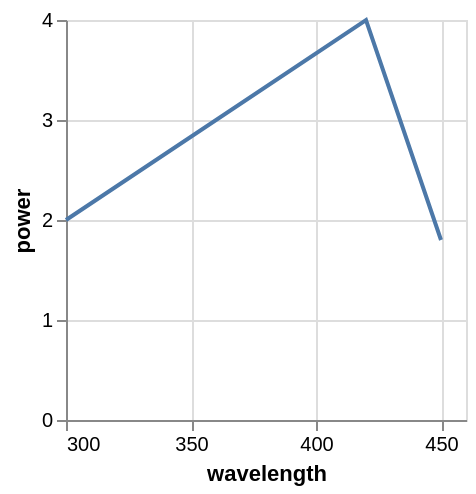

Here is the Vega-Lite specification saved for this chart:
### Vega specification from a JSON file in a GitHub repository (floating-point values rounded to 4 significant figures)
{"$schema": "https://vega.github.io/schema/vega/v5.json", "autosize": "pad", "padding": 5, "width": 200, "height": 200, "style": "cell", "data": [{"name": "source_0", "values": [{"wavelength": 250, "power": 1}, {"wavelength": 300, "power": 2}, {"wavelength": 420, "power": 4}, {"wavelength": 450, "power": 1.8}, {"wavelength": 500, "power": 1.1}]}, {"name": "data_0", "source": "source_0", "transform": [{"type": "formula", "expr": "toNumber(datum[\"wavelength\"])", "as": "wavelength"}, {"type": "filter", "expr": "inrange(datum[\"wavelength\"], [300, 450])"}]}], "marks": [{"name": "marks", "type": "line", "style": ["line"], "sort": {"field": "datum[\"wavelength\"]"}, "from": {"data": "data_0"}, "encode": {"update": {"stroke": {"value": "#4c78a8"}, "x": {"scale": "x", "field": "wavelength"}, "y": {"scale": "y", "field": "power"}, "defined": {"signal": "datum[\"wavelength\"] !== null && !isNaN(datum[\"wavelength\"]) && datum[\"power\"] !== null && !isNaN(datum[\"power\"])"}}}}], "scales": [{"name": "x", "type": "linear", "domain": [300, 450], "range": [0, {"signal": "width"}], "nice": true, "zero": false}, {"name": "y", "type": "linear", "domain": {"data": "data_0", "field": "power"}, "range": [{"signal": "height"}, 0], "nice": true, "zero": true}], "axes": [{"scale": "x", "orient": "bottom", "gridScale": "y", "grid": true, "tickCount": {"signal": "ceil(width/40)"}, "domain": false, "labels": false, "maxExtent": 0, "minExtent": 0, "ticks": false, "zindex": 0}, {"scale": "y", "orient": "left", "gridScale": "x", "grid": true, "tickCount": {"signal": "ceil(height/40)"}, "domain": false, "labels": false, "maxExtent": 0, "minExtent": 0, "ticks": false, "zindex": 0}, {"scale": "x", "orient": "bottom", "grid": false, "title": "wavelength", "labelFlush": true, "labelOverlap": true, "tickCount": {"signal": "ceil(width/40)"}, "zindex": 0}, {"scale": "y", "orient": "left", "grid": false, "title": "power", "labelOverlap": true, "tickCount": {"signal": "ceil(height/40)"}, "zindex": 0}]}
